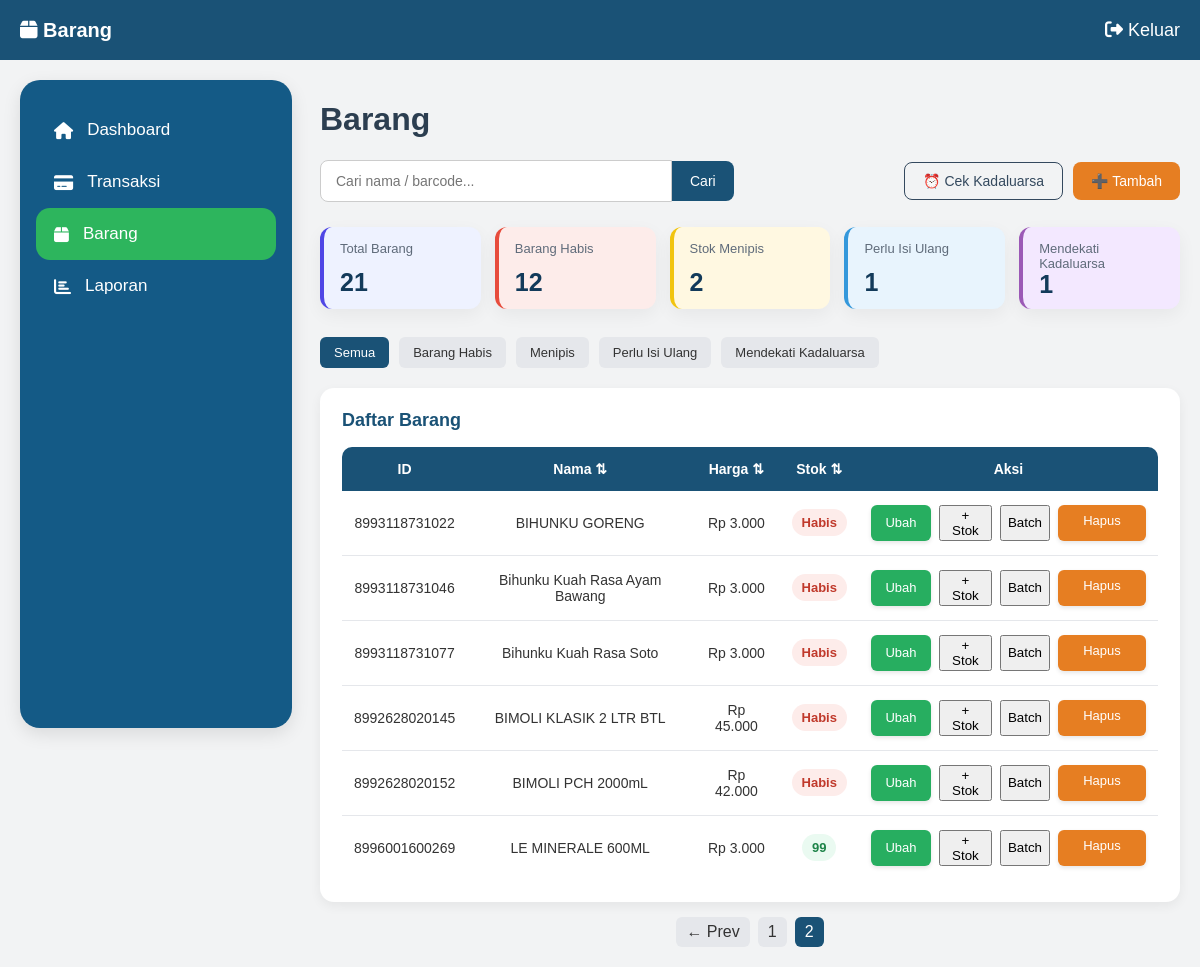
Page /barang?page=2&keyword= (signed in) on the committed database.
### models.py (models this page shows)
class Barang(db.Model):
    id = db.Column(db.Integer, primary_key=True)
    barcode = db.Column(db.String(100), unique=True)
    nama = db.Column(db.String(100))
    harga = db.Column(db.Integer)
    stok = db.Column(db.Integer)
    expired_date = db.Column(db.Date, nullable=True)

### routes/barang.py (the view)
@barang_bp.route("/barang")
@login_required
def barang():
    keyword = request.args.get("keyword", "")
    filter_type = request.args.get("filter", "all")
    page = request.args.get("page", 1, type=int)
    query = Barang.query
    if keyword:
        query = query.filter(
            (Barang.nama.ilike(f"%{keyword}%")) |
            (Barang.barcode.ilike(f"%{keyword}%"))
        )
    total_barang = query.count()
    barang_habis = query.filter(
        Barang.stok <= 0
    ).count()
    stok_menipis = query.filter(
        Barang.stok > 0,
        Barang.stok <= 5
    ).count()
    restock = query.filter(
        Barang.stok > 5,
        Barang.stok <= 10
    ).count()
    today = date.today()
    limit = today + timedelta(days=30)
    expired_barang_ids = db.session.query(
        BatchBarang.barang_id
    ).filter(
        BatchBarang.expired_date != None,
        BatchBarang.expired_date <= limit,
        BatchBarang.expired_date >= today,
        BatchBarang.stok > 0
    ).distinct()
    expired_dekat = expired_barang_ids.count()
    if filter_type == "habis":
        query = query.filter(
            Barang.stok <= 0
        )
    elif filter_type == "menipis":
        query = query.filter(
            Barang.stok > 0,
            Barang.stok <= 5
        )
    elif filter_type == "restock":
        query = query.filter(
            Barang.stok > 5,
            Barang.stok <= 10
        )
    elif filter_type == "expired":
        query = query.filter(
            Barang.id.in_(expired_barang_ids)
        )
    pagination = query.order_by(
    func.lower(Barang.nama).asc()
    ).paginate(
        page=page,
        per_page=15,
        error_out=False
    )
    barang = pagination.items
    for b in barang:
        expired_terdekat = BatchBarang.query.filter(
            BatchBarang.barang_id == b.id,
            BatchBarang.expired_date != None,
            BatchBarang.expired_date >= today,
            BatchBarang.stok > 0
        ).order_by(
            BatchBarang.expired_date.asc()
        ).first()
        expired_count = BatchBarang.query.filter(
            BatchBarang.barang_id == b.id,
            BatchBarang.expired_date != None,
            BatchBarang.expired_date < today,
            BatchBarang.stok > 0
        ).count()
        b.expired_count = expired_count
        if expired_terdekat:
            b.expired_display = expired_terdekat.expired_date.strftime(
                "%d-%m-%Y"
            )
            b.expired_raw = expired_terdekat.expired_date.strftime(
                "%Y-%m-%d"
            )
        else:
            b.expired_display = "-"
            b.expired_raw = ""
    return render_template(
        "barang/barang.html",
        page_title="Barang",
        page_icon="fa fa-box",
        barang=pagination,
        keyword=keyword,
        filter_type=filter_type,
        total_barang=total_barang,
        barang_habis=barang_habis,
        stok_menipis=stok_menipis,
        restock=restock,
        expired_dekat=expired_dekat
    )

### templates/barang/barang.html (shortened to what this page needs)
{% extends "layout/base.html" %}
{% block css %}
<link rel="stylesheet" href="{{ url_for('static', filename='css/barang.css') }}">
{% endblock %}
{% block content %}
<h1 class="page-title">Barang</h1>
<div class="barang-header">
  <form id="searchForm" class="search-group">
    <div class="search-wrapper">
      <input
        name="keyword"
        id="searchInput"
        value="{{ keyword }}"
        class="search-box"
        placeholder="Cari nama / barcode..."
      >
    </div>
    <button type="submit" id="searchBtn" class="btn-search">Cari</button>
  </form>
  <div class="header-actions">
    <button id="checkExpiredBtn" class="btn-expired">⏰ Cek Kadaluarsa</button>
    <button class="btn-tambah" onclick="openPopup()">➕ Tambah</button>
  </div>
</div>
<div class="summary-cards">
<div class="summary-card total">
  <span>Total Barang</span>
  <strong>{{ total_barang }}</strong>
</div>
<div class="summary-card habis">
  <span>Barang Habis</span>
  <strong id="barangHabisCount">{{ barang_habis }}</strong>
</div>
<div class="summary-card menipis">
  <span>Stok Menipis</span>
  <strong id="stokMenipisCount">{{ stok_menipis }}</strong>
</div>
<div class="summary-card restock">
  <span>Perlu Isi Ulang</span>
  <strong id="restockCount">{{ restock }}</strong>
</div>
<div class="summary-card expired">
  <span>Mendekati Kadaluarsa</span>
  <strong id="expiredCount">{{ expired_dekat }}</strong>
</div>
</div>
<div class="filter-buttons">
  <a data-filter="all"
     href="{{ url_for('barang.barang', filter='all', keyword=keyword) }}"
     class="filter-btn {{ 'active' if filter_type=='all' else '' }}">
     Semua
  </a>
  <a data-filter="habis"
   href="{{ url_for('barang.barang', filter='habis', keyword=keyword) }}"
   class="filter-btn {{ 'active' if filter_type=='habis' else '' }}">
   Barang Habis
</a>
  <a data-filter="menipis"
     href="{{ url_for('barang.barang', filter='menipis', keyword=keyword) }}"
     class="filter-btn {{ 'active' if filter_type=='menipis' else '' }}">
     Menipis
  </a>
  <a data-filter="restock"
     href="{{ url_for('barang.barang', filter='restock', keyword=keyword) }}"
     class="filter-btn {{ 'active' if filter_type=='restock' else '' }}">
     Perlu Isi Ulang
  </a>
  <a data-filter="expired"
     href="{{ url_for('barang.barang', filter='expired', keyword=keyword) }}"
     class="filter-btn {{ 'active' if filter_type=='expired' else '' }}">
     Mendekati Kadaluarsa
  </a>
</div>
<div class="table-container">
  <div class="table-header">
    <h3>Daftar Barang</h3>
  </div>
  <div class="table-scroll">
    <table class="table-barang">
      <thead>
        <tr>
          <th>ID</th>
          <th class="sortable">Nama ⇅</th>
          <th class="sortable">Harga ⇅</th>
          <th class="sortable">Stok ⇅</th>
          <th>Aksi</th>
        </tr>
      </thead>
      <tbody>
{% for b in barang.items %}
<tr>
  <td>{{ b.barcode }}</td>
  <td>{{ b.nama }}</td>
  <td class="harga-cell" data-harga="{{ b.harga }}">
  </td>
  <td>
    {% if b.stok == 0 %}
      <span class="stok-badge stok-habis">
        Habis
      </span>
    {% elif b.stok <= 5 %}
      <span class="stok-badge stok-menipis">
        {{ b.stok }} tersisa
      </span>
    {% elif b.stok <= 10 %}
      <span class="stok-badge stok-restock">
        {{ b.stok }} restock
      </span>
    {% else %}
      <span class="stok-badge stok-aman">
        {{ b.stok }}
      </span>
   {% endif %}
</td>
  <td>
    <div class="action-buttons">
      <button
        type="button"
        class="btn-edit"
        data-id="{{ b.id }}"
        data-barcode="{{ b.barcode }}"
        data-nama="{{ b.nama }}"
        data-harga="{{ b.harga }}"
        data-stok="{{ b.stok }}"
      >
        Ubah
      </button>
      <button
        type="button"
        class="btn-tambah-stok"
        onclick="openBatchPopup({{ b.id }}, '{{ b.nama }}')"
      >
        + Stok
      </button>
      <button
        type="button"
        class="btn-batch"
        onclick="openDetailBatch({{ b.id }})"
      >
        Batch
      </button>
      <a
        href="/barang/hapus/{{ b.id }}"
        class="btn-hapus btn-delete"
      >
        Hapus
      </a>
    </div>
  </td>
</tr>
{% endfor %}
    </table>
  </div>
</div>
<div class="pagination">
  {% if barang.has_prev %}
     <a href="{{ url_for('barang.barang', page=barang.prev_num, keyword=keyword) }}">← Prev</a>
  {% endif %}
  {% for p in range(1, barang.pages + 1) %}
    <a href="{{ url_for('barang.barang', page=p, keyword=keyword) }}"
       class="{{ 'active' if p == barang.page else '' }}">
       {{ p }}
    </a>
  {% endfor %}
</div>
{% endblock %}

### static/css/dashboard.css (style rules this page uses)
body { margin:0; font-family:Arial, Helvetica, sans-serif; background:#F2F3F4; color:#2C3E50; }
html, body { height: auto; overflow-y: auto; }

### static/css/barang.css (style rules this page uses)
.barang-header { display:flex; justify-content: space-between; align-items:center; gap:20px; margin-bottom:25px; }
.header-actions { display:flex; gap:10px; }
.header-actions button { padding:10px 18px; border-radius:8px; font-weight:500; font-size:14px; display:inline-flex; align-items:center; gap:6px; }
.search-group { display:flex; align-items:center; }
.search-box { padding:12px 15px; width:320px; border:1px solid #ccc; border-radius:8px 0 0 8px; font-size:14px; outline:none; }
.btn-search { padding:12px 18px; border:none; background:#1A5276; color:white; border-radius:0 8px 8px 0; cursor:pointer; font-size:14px; }
.action-buttons { display:flex; justify-content:center; gap:8px; }
.search-wrapper { position:relative; }
.btn-expired { background:transparent; color:#34495e; padding:10px 15px; border:1px solid #34495e; border-radius:5px; cursor:pointer; }
.btn-tambah { background:#e67e22; color:white; border:none; }
.btn-tambah { background:#E67E22; color:white; padding:10px 15px; border:none; cursor:pointer; }
.table-container { background:#ffffff; padding:22px; border-radius:14px; margin-top:20px; box-shadow:0 4px 12px rgba(0,0,0,0.06); }
.table-header { display:flex; justify-content:space-between; align-items:center; margin-bottom:16px; }
.table-header h3 { margin:0; color:#1A5276; font-size:18px; font-weight:700; }
.table-scroll { width:100%; overflow-x:auto; }
.table-barang { width:100%; border-collapse:separate; border-spacing:0; background:white; min-width:760px; }
.table-barang th { background:#1A5276; color:white; padding:14px 12px; text-align:center; font-size:14px; font-weight:600; }
.table-barang th:first-child { border-radius:10px 0 0 0; }
.table-barang th:last-child { border-radius:0 10px 0 0; }
.table-barang td { padding:14px 12px; text-align:center; border-bottom:1px solid #e5e7eb; font-size:14px; color:#333; }
.table-barang tbody tr { transition:background 0.2s ease; }
.table-barang tbody tr:last-child td { border-bottom:none; }
.btn-edit, .btn-hapus { padding:8px 14px; border-radius:6px; font-size:13px; border:none; cursor:pointer; text-decoration:none; display:inline-block; min-width:60px; box-shadow: 0 2px 4px rgba(0,0,0,0.1); }
.btn-edit { background:#27AE60; color:white; }
.btn-hapus { background:#E67E22; color:white; }
.stok-badge { display:inline-block; padding:6px 10px; border-radius:20px; font-size:13px; font-weight:600; }
.stok-habis { background:#fdecea; color:#c0392b; }
.stok-aman { background:#eafaf1; color:#1e8449; }
.summary-cards { display: grid; grid-template-columns: repeat(5, minmax(0, 1fr)); gap: 14px; margin-bottom: 28px; }
.summary-card { padding: 14px 16px; height: 82px; border-radius: 12px; display: flex; flex-direction: column; justify-content: space-between; box-shadow: 0 6px 18px rgba(0,0,0,0.05); box-sizing: border-box; }
.summary-card span { font-size: 13px; line-height: 1.2; color: #5f6b7a; }
.summary-card strong { font-size: 25px; line-height: 1; font-weight: 700; color: #123a5a; }
.summary-card.total { background: #eef2ff; border-left: 4px solid #4f46e5; }
.summary-card.habis { background: #fdecea; border-left: 4px solid #e74c3c; }
.summary-card.menipis { background: #fff8e1; border-left: 4px solid #f1c40f; }
.summary-card.restock { background: #e8f4fd; border-left: 4px solid #3498db; }
.summary-card.expired { background: #f3e8ff; border-left: 4px solid #9b59b6; }
.filter-buttons { display:flex; gap:10px; margin-bottom:15px; }
.filter-btn { padding:8px 14px; border:none; border-radius:6px; background:#e5e7eb; cursor:pointer; font-size:13px; text-decoration:none; color:#333; }
.filter-btn.active { background:#1A5276; color:white; }
.sortable { cursor:pointer; user-select:none; }
.pagination { margin-top:15px; display:flex; gap:8px; justify-content:center; }
.pagination a { padding:6px 10px; border-radius:6px; background:#e5e7eb; text-decoration:none; color:#333; }
.pagination a.active { background:#1A5276; color:white; }

### rows in the picture
Barang: barcode "8993118731022", nama "BIHUNKU GORENG", stok "Habis"
Barang: barcode "8993118731046", nama "Bihunku Kuah Rasa Ayam Bawang", stok "Habis"
Barang: barcode "8993118731077", nama "Bihunku Kuah Rasa Soto", stok "Habis"
Barang: barcode "8992628020145", nama "BIMOLI KLASIK 2 LTR BTL", stok "Habis"
Barang: barcode "8992628020152", nama "BIMOLI PCH 2000mL", stok "Habis"
Barang: barcode "8996001600269", nama "LE MINERALE 600ML", stok "99"

### other values in the picture
{{ page_title or 'Dashboard' }} "Barang"
{{ total_barang }} "21"
{{ barang_habis }} "12"
{{ stok_menipis }} "2"
{{ restock }} "1"
{{ expired_dekat }} "1"
{{ p }} "1" "2"
